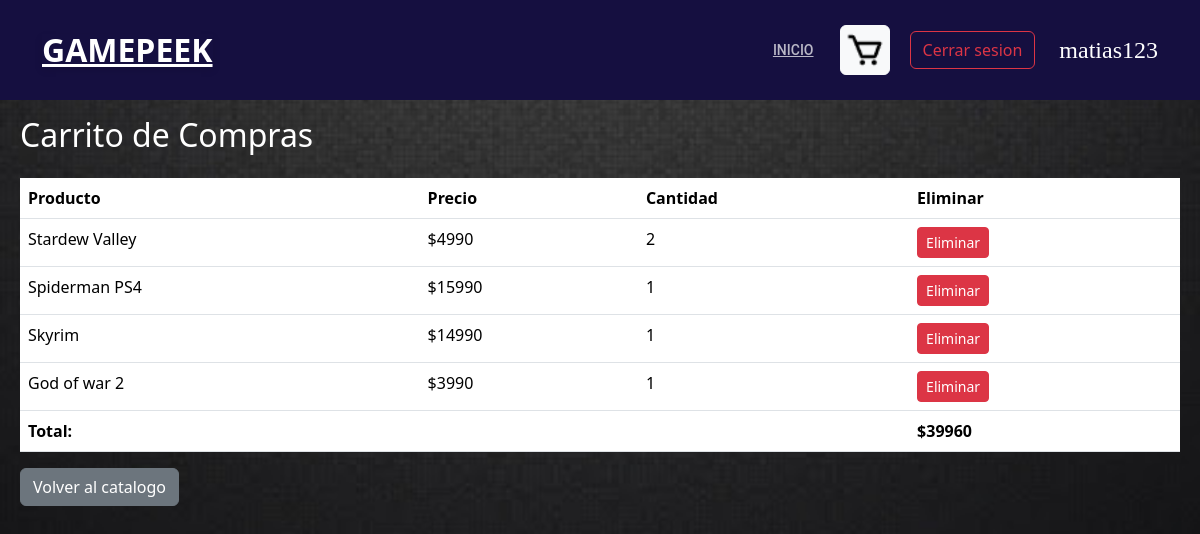
Page /ver_carrito/ (signed in) on the earlier database version.
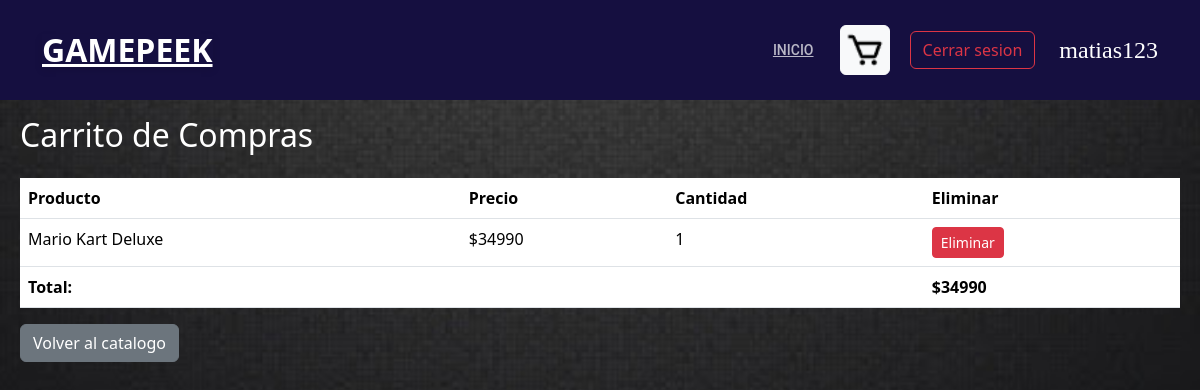
Same page on the later database version.
### post/models.py (models this page shows, shortened)
class CartItem(models.Model):
    cart = models.ForeignKey(Cart, related_name='items', on_delete=models.CASCADE)
    product = models.ForeignKey(Post, on_delete=models.CASCADE)
    quantity = models.PositiveIntegerField(default=1)

class Post(models.Model):
    title = models.CharField(max_length=250)
    content = models.TextField()
    image = models.ImageField(blank=True,null=True,upload_to='fotos/')
    price = models.IntegerField(default=0)

### post/views.py (the view)
# urls.py: path('ver_carrito/', ver_carrito, name='ver_carrito'),
@login_required
def ver_carrito(request):
    cart = Cart.objects.filter(user=request.user).first()
    if cart:
        items = cart.items.all()
        total = items.aggregate(total=Sum('product__price'))['total']
    else:
        items = []
        total = 0
    return render(request, 'carrito.html', {'items': items, 'total': total})

### post/templates/carrito.html (shortened to what this page needs)
{% load static %}
<!DOCTYPE html>
<html>
<head>
    <link href="https://cdn.jsdelivr.net/npm/bootstrap@5.3.3/dist/css/bootstrap.min.css" rel="stylesheet">
    <link rel="stylesheet" href="{% static 'css/style_game.css' %}">
</head>
<header id="header" class="fixed-top">
    <div class="container d-flex align-items-center">
      <h1 class="logo mr-auto"><a href="{% url 'index' %}">GamePeek</a></h1>
      <nav class="nav-menu d-none d-lg-block">
        <ul>
          <li class="active"><a href="{% url 'index' %}">Inicio</a></li>
          {% if user.is_authenticated %}
            <li>
              <a href="{% url 'ver_carrito' %}" class="btn btn-light cart-button">
                <img src="{% static 'img/carrito.png' %}" alt="Carrito de compras">
              </a>
          </li>
            <form action="{% url 'logout' %}" method="post">
              <button type="submit" class="btn btn-outline-danger">Cerrar sesion</button>
            </form>
            <p class="username">{{user.username}}</p>
          {% else %}
            <a href="{% url 'login' %}" class="btn btn-outline-primary">Iniciar sesion</a>
            <a href="{% url 'register' %}" class="btn btn-outline-success">Registrarse</a>
          {% endif %}
        </ul>
      </nav>
    </div>
  </header>
<body>
    <div class="container-carrito">
        <h2 class="mb-4">Carrito de Compras</h2>
        <table class="table">
            <thead>
                <tr>
                    <th scope="col">Producto</th>
                    <th scope="col">Precio</th>
                    <th scope="col">Cantidad</th>
                    <th scope="col">Eliminar</th>
                </tr>
            </thead>
            <tbody>
                {% for item in items %}
                <tr>
                    <td>{{ item.product.title }}</td>
                    <td>${{ item.product.price }}</td>
                    <td>{{ item.quantity }}</td>
                    <td>
                        <form action="{% url 'eliminar_del_carrito' item.id %}" method="post">
                            <button type="submit" class="btn btn-danger btn-sm">Eliminar</button>
                        </form>
                    </td>
                </tr>
                {% endfor %}
            </tbody>
            <tfoot>
                <tr>
                    <td colspan="3"><strong>Total:</strong></td>
                    <td><strong>${{ total }}</strong></td>
                </tr>
            </tfoot>
        </table>
        <a href="{% url 'index' %}" class="btn btn-secondary">Volver al catalogo</a>
    </div>
</body>
</html>

Differences in the rows shown:
removed CartItem: product "Stardew Valley", product.price "4990", quantity "2"
removed CartItem: product "Spiderman PS4", product.price "15990", quantity "1"
removed CartItem: product "Skyrim", product.price "14990", quantity "1"
removed CartItem: product "God of war 2", product.price "3990", quantity "1"
added CartItem: product "Mario Kart Deluxe", product.price "34990", quantity "1"
Other differences:
{{ total }}: "39960" → "34990"
